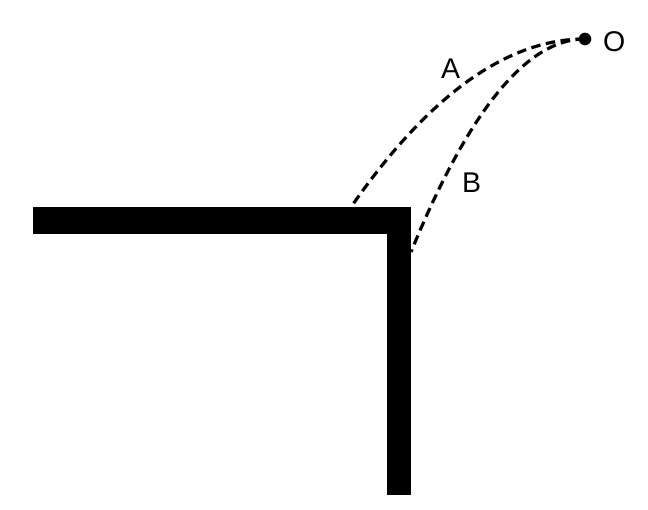
#> input picture 广东行测18套模拟/M03/assets/q67_projectile_v020.png, 1296 x 1020 px, found by its file name (shown at 1/2 size)
$ python print_measure.py
#> lines starting #> are read from the running program, lines starting #| are printed output that depends on the picture; after the words box and inside, x2 and y2 are one past the last pixel; in counts of white or black regions, pixels touching at a corner belong together
import sys, json
from PIL import Image
import numpy as np

def load(p):
    return np.array(Image.open(p).convert('L'))
out={}
# ---------- Q67 ----------
p67="/home/user/xing-ce1/广东行测18套模拟/M03/assets/q67_projectile_v020.png"
a=load(p67); H,W=a.shape; S=W/216.0
#> after `H, W = a.shape`: H = 1020; W = 1296
#> after `S = W / 216.0`: S = 6
for Wmm in (42.5,60,70):
    mmpp=Wmm/W
    d=a<128
    # label glyph boxes (search windows in svg units -> px)
    res={}
    for name,(x0,y0,x1,y1) in {'O':(199,6,214,19),'A':(145,16,156,28),'B':(152,54,163,66)}.items():
        sub=d[int(y0*S):int(y1*S),int(x0*S):int(x1*S)]
        ys,xs=np.nonzero(sub)
        res[name+'_glyph_h_mm']=round((ys.max()-ys.min()+1)*mmpp,2)
        res[name+'_glyph_w_mm']=round((xs.max()-xs.min()+1)*mmpp,2)
    res['dash_stroke_mm']=round(1.1*S*mmpp,3)
    res['dash_len_mm']=round(3.2*S*mmpp,2); res['dash_gap_mm']=round(1.8*S*mmpp,2)
    res['wall_thickness_mm']=(round(9*S*mmpp,2),round(8*S*mmpp,2))
    res['O_dot_diam_mm']=round(4.2*S*mmpp,2)
    res['A_land_left_of_corner_mm']=round(20*S*mmpp,2)
    res['B_land_below_top_mm']=round(15*S*mmpp,2)
    res['B_land_below_bar_underside_mm']=round(6*S*mmpp,2)
    res['labelA_clear_to_curveA_mm']=round((2.38-0.55)*S*mmpp,2)
    res['A_visible_end_gap_mm']=round(1.57*S*mmpp,2)
    res['fig_h_mm']=round(H*mmpp,1); res['dpi']=round(W/(Wmm/25.4))
    out[f'q67@{Wmm}mm']=res
#> this loop made 3 passes
#> pass 1, `d=a<128`:
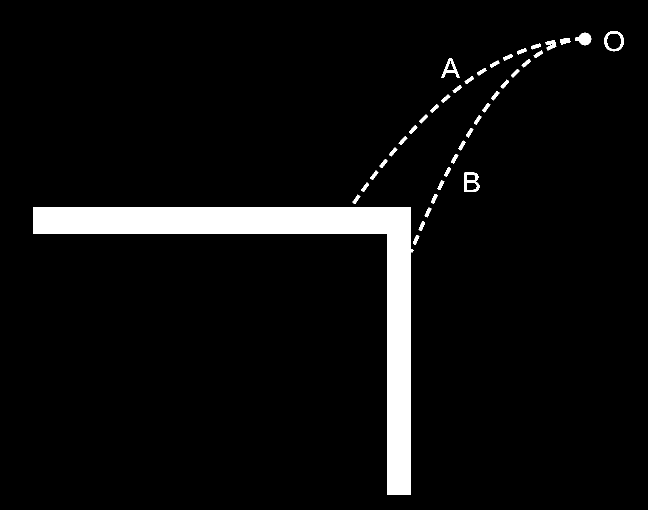
#> d: shape (1020, 1296) bool (shown at 1/2 size); 5.5% white; 40 white regions, largest, box (x1, y1, x2, y2) and area: (66, 414, 827, 990) 65906, (929, 345, 959, 384) 596, (1209, 62, 1248, 103) 548
#> after the loop:
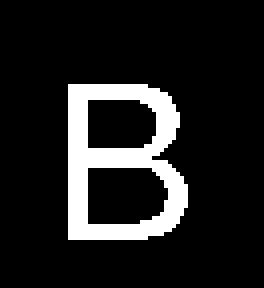
#> sub: shape (72, 66) bool (shown 4 times larger); 12.5% white; 1 white region, box (x1, y1, x2, y2) and area: (17, 21, 47, 60) 596
#> after the loop, out = 3 items
# ---------- Q68 ----------
p68="/home/user/xing-ce1/广东行测18套模拟/M03/assets/q68_particles_v020.png"
b=load(p68); H2,W2=b.shape; S2=W2/1200.0
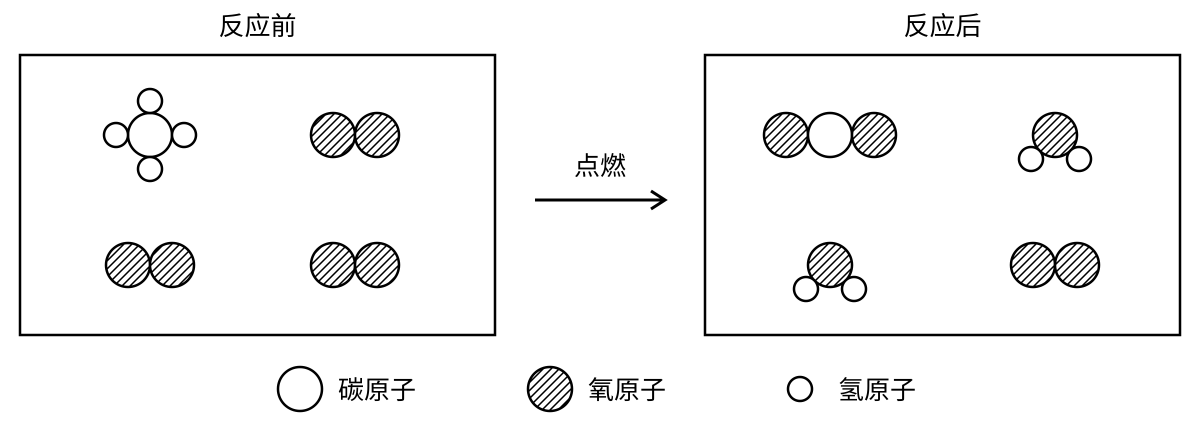
#> input picture 广东行测18套模拟/M03/assets/q68_particles_v020.png, 2400 x 860 px, found by its file name (shown at 1/2 size)
#> after `H2, W2 = b.shape`: H2 = 860; W2 = 2400
#> after `S2 = W2 / 1200.0`: S2 = 2
for Wmm in (120,130,140,150):
    mmpp=Wmm/W2; d=b<128
    res={}
    texts={'反应前':(200,5,320,45),'反应后':(885,5,1005,45),'点燃':(560,145,640,185),'碳原子':(335,370,420,410),'氧原子':(585,370,670,410),'氢原子':(835,370,920,410)}
    for name,(x0,y0,x1,y1) in texts.items():
        sub=d[int(y0*S2):int(y1*S2),int(x0*S2):int(x1*S2)]
        ys,xs=np.nonzero(sub)
        res[name+'_h_mm']=round((ys.max()-ys.min()+1)*mmpp,2)
    res['font_em_mm']=round(26*S2*mmpp,2); res['font_em_pt']=round(26*S2*mmpp/25.4*72,1)
    res['H_diam_mm']=round(24*S2*mmpp,2); res['C_O_diam_mm']=round(44*S2*mmpp,2)
    res['outline_stroke_mm']=round(2.5*S2*mmpp,3)
    res['hatch_stroke_mm']=round(1.5*S2*mmpp,3)
    res['hatch_pitch_mm']=round(8/2**0.5*S2*mmpp,2)
    res['arrow_stroke_mm']=round(3*S2*mmpp,3)
    res['fig_h_mm']=round(H2*mmpp,1); res['dpi']=round(W2/(Wmm/25.4))
    out[f'q68@{Wmm}mm']=res
#> this loop made 4 passes
#> pass 1, `d = b < 128`:
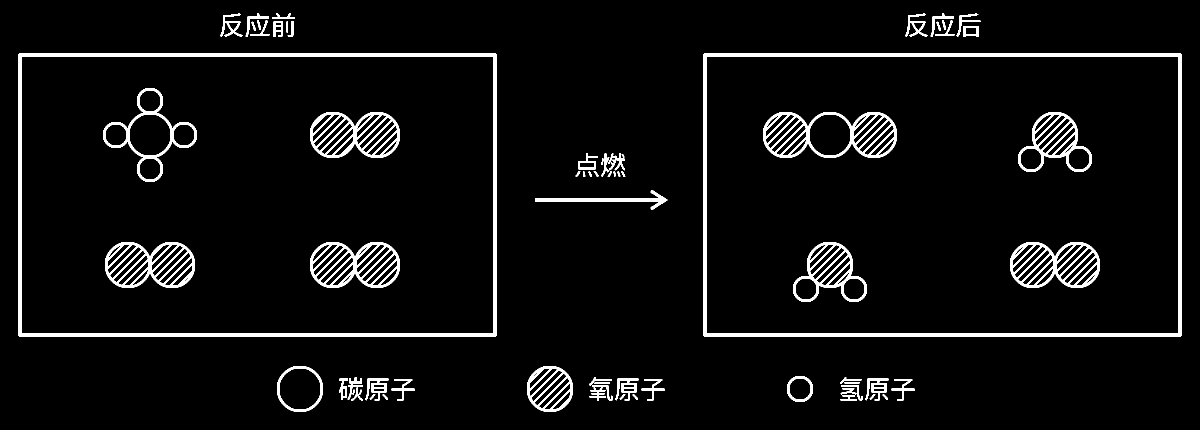
#> d: shape (860, 2400) bool (shown at 1/2 size); 4.9% white; 72 white regions, largest, box (x1, y1, x2, y2) and area: (37, 107, 993, 673) 18116, (1407, 107, 2363, 673) 18116, (1526, 224, 1794, 316) 7312
#> after the loop:
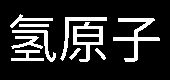
#> sub: shape (80, 170) bool; 16.7% white; 10 white regions, largest, box (x1, y1, x2, y2) and area: (113, 18, 160, 62) 536, (73, 22, 103, 62) 453, (60, 17, 107, 61) 319
#> after the loop, out = 7 items
# measure actual hatch stroke width in px: scan a horizontal line through an O atom center (svg 333,135)
row=b[int(135*S2), int((333-20)*S2):int((333+20)*S2)]
#> row = 80 values, max 255 at index 3, min 0 at index 0, mean 187.3
dark=row<128
runs=[];cur=0
for v in dark:
    if v: cur+=1
    elif cur: runs.append(cur); cur=0
#> this loop made 80 passes
#> (v, cur) on passes 3, 14, 15, 16, 17, 18, 19, 30, 31, 32, 33, 34: (False, 0), (True, 1), (True, 2), (True, 3), (True, 4), (True, 5), (False, 0), (True, 1), (True, 2), (True, 3), (True, 4), (True, 5)
#> after the loop, cur = 3; runs = [2, 5, 5, 5, 5]
if cur: runs.append(cur)
out['q68_hatch_horizontal_runs_px_through_O_center']=runs
# outline thickness px: vertical scan through C atom top edge (svg 150, 113)
col=b[int((135-30)*S2):int((135-15)*S2), int(150*S2)]
#> col = 30 values, max 255 at index 0, min 0 at index 14, mean 210.1
out['q68_C_top_edge_profile']=[int(v) for v in col]
# 'gray level' of hatched disc vs white disc (mean darkness inside r<18)
yy,xx=np.mgrid[0:H2,0:W2]
def mean_dark(cx,cy,r=18):
    m=np.hypot(xx-cx*S2,yy-cy*S2)<r*S2
    return round(float((255-b[m]).mean()/255),3)
out['q68_mean_ink_O_disc']=mean_dark(333,135); out['q68_mean_ink_C_disc']=mean_dark(150,135,16)
print(json.dumps(out,ensure_ascii=False,indent=1))
#> (printed output is left out)
